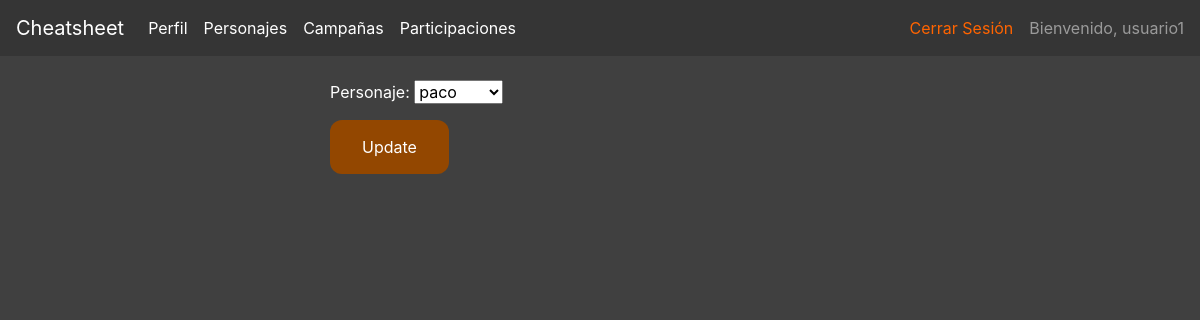
The page /hojapersonaje/participa_update/12 (signed in) on the database as committed earlier.
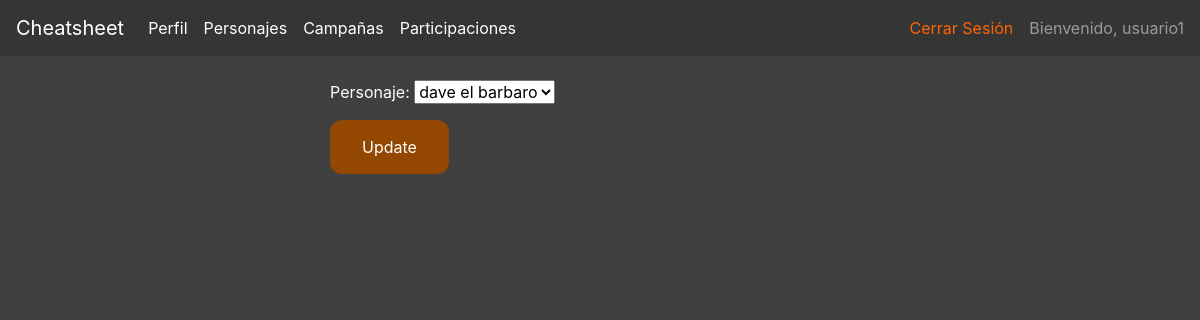
The same page on the database as committed later.
### hojapersonaje/models.py (models this page shows, shortened)
class Participa(models.Model):
	idPar = models.AutoField(primary_key=True)
	usuPar = models.ForeignKey(Perfil, on_delete=models.CASCADE, blank=True, null=True)
	camPar = models.ForeignKey(Campaña, on_delete=models.CASCADE, blank=True, null=True)
	perPar = models.ForeignKey(Personaje, on_delete=models.CASCADE, blank=True, null=True)

### hojapersonaje/views.py (the view)
# urls.py: path('participa_update/<int:pk>', ParticipaUpdate.as_view(), name='participaupdate'),
class ParticipaUpdate(LoginRequiredMixin, UpdateView):
	model = Participa
	form_class = ParticipaUpdateForm
	success_url = reverse_lazy('participantes')
	template_name="hojapersonaje/participa_update.html"
	def get_form_kwargs(self):
		kwargs = super(ParticipaUpdate, self).get_form_kwargs()
		kwargs.update({'usuPer': self.kwargs.get('usuPer'), 'usuario': Perfil.objects.get(user=self.request.user)})
		return kwargs

### hojapersonaje/forms.py
class ParticipaUpdateForm(forms.ModelForm):
	class Meta:
		model = Participa
		fields = ['perPar']
	def __init__(self, *args, **kwargs):
		usuPer = kwargs.pop('usuPer')
		usuario = kwargs.pop('usuario')
		super(ParticipaUpdateForm, self).__init__(*args, **kwargs)
		self.fields['perPar'].queryset = Personaje.objects.all().filter(usuPer=usuario)

### hojapersonaje/models.py (called while the page is built)
	def __str__(self):
		return str(self.nomPer)

### hojapersonaje/templates/hojapersonaje/participa_update.html (shortened to what this page needs)
{% extends 'plantilla_base.html' %}
{% block content %}
{% if request.user.id == participa.usuPar.user.id %}
<br>
	<div class="container">
		<div class="row justify-content-center">
			<div class="col-6">
				<form method="post">{% csrf_token %}
					<p>Personaje: {{ form.perPar }}</p>
					<input class="botonadd" type="submit" value="Update" />
				</form>
			</div>
		</div>
	</div>
{% endif %}
{% endblock %}

Rows that differ between the two databases and show on the page:
changed Participa: perPar "paco" → "dave el barbaro"
